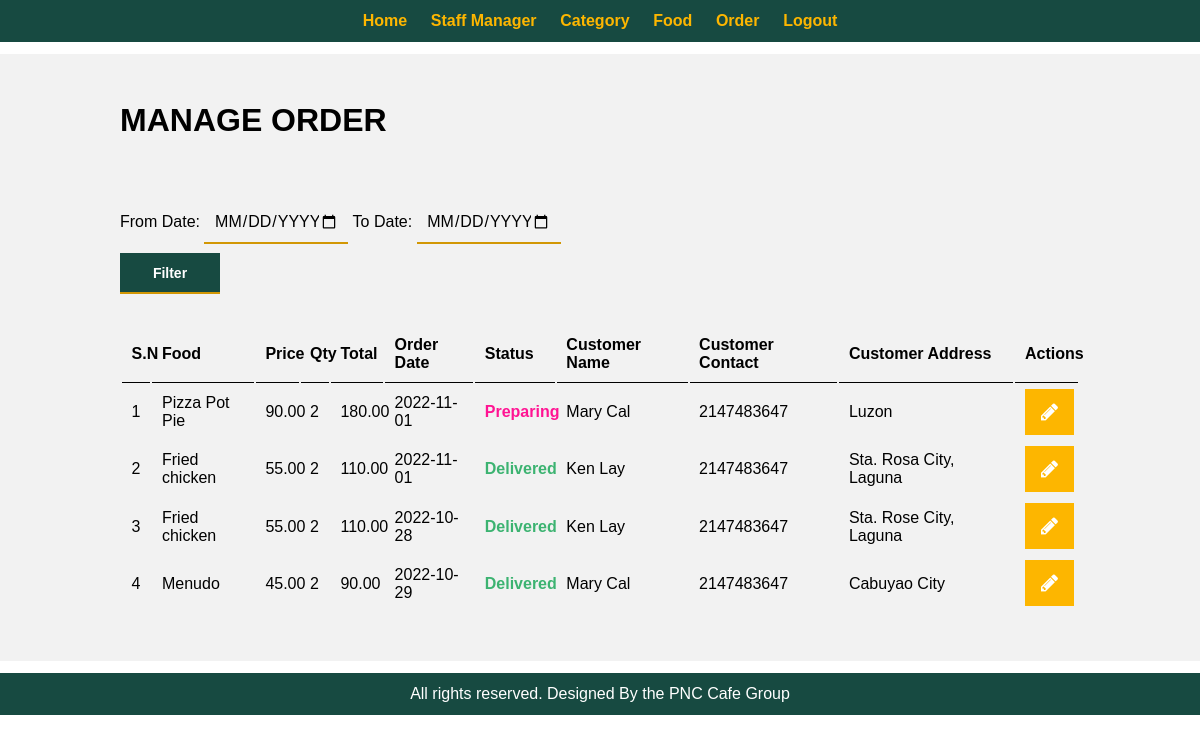
Before: /food-order/admin/manage-order.php (signed in) with the older database file.
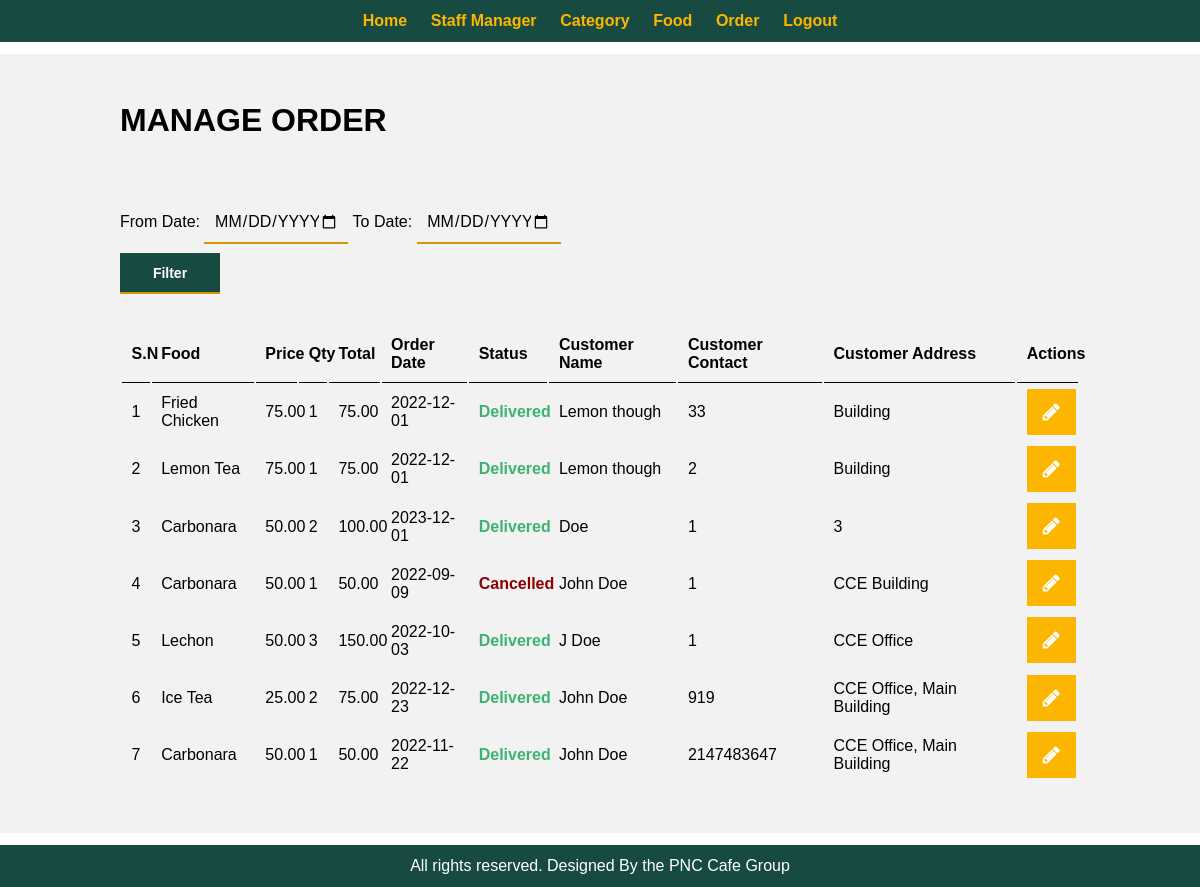
After: the same page with the newer database file.
### tables this page shows
CREATE TABLE `tbl_order` (
  `id` int(10) UNSIGNED NOT NULL,
  `u_id` int(10) UNSIGNED NOT NULL,
  `food` varchar(150) NOT NULL,
  `price` decimal(10,2) NOT NULL,
  `qty` int(11) NOT NULL,
  `total` decimal(10,2) NOT NULL,
  `order_date` date NOT NULL,
  `order_time` time NOT NULL,
  `status` varchar(50) NOT NULL,
  `customer_name` varchar(150) NOT NULL,
  `customer_number` int(20) NOT NULL,
  `customer_address` varchar(255) NOT NULL
);

### food-order/admin/manage-order.php (the view, shortened to what this page needs)
<?php include('partials/menu.php'); ?>
            <div class="main-content">
            <div class=wrapper>
            <h1> MANAGE ORDER </h1> <br> <br>
          <link rel="stylesheet" href="https://cdnjs.cloudflare.com/ajax/libs/font-awesome/4.7.0/css/font-awesome.min.css">
            <br>
                <form action="" method="GET">
                    From Date:
                    <input type="date" name="from_date" value="<?php if(isset($_GET['from_date'])) { echo $_GET['from_date'];}?>">
                    To Date:
                    <input type="date" name="to_date"  value="<?php if(isset($_GET['to_date'])) { echo $_GET['to_date'];}?>">
                    <div>
                    <input type="submit" name="submit" value="Filter" class="btn-secondary width-80">
                    </div>
                </form>
               <table class="tbl-full">
                    <tr>
                         <th>S.N</th>
                         <th>Food</th>
                         <th>Price</th>
                         <th>Qty</th>
                         <th>Total</th>
                         <th>Order Date</th>
                         <th>Status</th>
                         <th>Customer Name</th>
                         <th>Customer Contact</th>
                         <th>Customer Address</th>
                         <th>Actions</th>
                    </tr>
                         <?php
                              $sql = "SELECT * FROM tbl_order ORDER BY id DESC";
                              $res = mysqli_query($conn, $sql);
                              $count = mysqli_num_rows($res);
                              $sn=1;
                              if($count > 0) {
                                   while($row=mysqli_fetch_assoc($res)) {
                                        $id = $row['id'];
                                        $food = $row['food'];
                                        $price = $row['price'];
                                        $qty = $row['qty'];
                                        $total = $row['total'];
                                        $order_date = $row['order_date'];
                                        $status = $row['status'];
                                        $customer_name = $row['customer_name'];
                                        $customer_contact = $row['customer_number'];
                                        $customer_address = $row['customer_address'];
                                        ?>
                                        <tr>
                                        <td><?php echo $sn++;?></td>
                                        <td><?php echo $food;?></td>
                                        <td><?php echo $price;?></td>
                                        <td><?php echo $qty;?></td>
                                        <td><?php echo $total;?></td>
                                        <td><?php echo $order_date;?></td>
                                        <td>
                                             <?php
                                                  if($status == "Ordered") {
                                                       echo "<label>$status</label>";
                                                  } else if ($status =="Preparing") {
                                                       echo "<label style = 'color: DeepPink;'><b>$status</b></label>";
                                                  } else if ($status =="On Delivery") {
                                                       echo "<label style = 'color: orange;'><b>$status</b></label>";
                                                  } else if ($status =="Delivered") {
                                                       echo "<label style = 'color: MediumSeaGreen;'><b>$status</b></label>";
                                                  } else if ($status =="Cancelled") {
                                                       echo "<label style = 'color:DarkRed;'><b>$status</b></label>";
                                                  }
                                             ?>
                                        </td>
                                        <td><?php echo $customer_name;?></td>
                                        <td><?php echo $customer_contact;?></td>
                                        <td><?php echo $customer_address;?></td>
                                        <td>
                                        <a href="<?php echo SITEURL;?>admin/update-order.php?id=<?php echo $id;?>" class="btn-primary icon"><i class = "fa fa-pencil"></i></a>
                                        </td>
                                        <?php
                                   }
                              } else {
                                   echo "<tr><td colspan='11' class = 'error'>There are no orders.</td></tr>";
                              }
                         ?>
                    </tr>
               </table>
          </div>
 </div>
<?php include('partials/footer.php'); ?>

### food-order/admin/partials/menu.php (shortened to what this page needs)
<!DOCTYPE html>
    <head>
    </head>
    <link rel="stylesheet" href="../css/admin.css">
    <body>
       <div class="menu text-center">
            <div class=wrapper>
                <ul>
                    <li><a href="index.php">Home</a></li>
                    <li><a href="manage-admin.php">Staff Manager</a></li>
                    <li><a href="manage-category.php">Category</a></li>
                    <li><a href="manage-food.php">Food</a></li>
                    <li><a href="manage-order.php">Order</a></li>
                    <li><a href="logout.php">Logout</a></li>
                </ul>
            </div>
        </div>

### food-order/admin/partials/footer.php
       <div class="footer">
       <div class=wrapper>
                <p class="text-center">All rights reserved. Designed By the PNC Cafe Group</p>
            </div>
       </div>
    </body>
</html>

### food-order/css/admin.css (style rules this page uses)
* { margin: 0 0; padding: 0 0; font-family: Arial, Helvetica, sans-serif; }
.wrapper { padding: 1%; width: 80%; margin: 0 auto; }
.text-center { text-align: center; }
.tbl-full { width: 100%; }
table tr th { border-bottom: 1px solid black; padding: 1%; text-align: left; }
table tr td { padding: 1%; margin-right: 3% auto; }
.btn-primary { background-color: #FDB600; padding: 1.2%; font-size: 14px; color: white; text-decoration: none; font-weight: bold; width: 30%; }
.btn-secondary { background-color: #174A41; padding: 1.2%; font-size: 14px; color: white; text-decoration: none; font-weight: bold; width: 30%; text-align: center; }
.width-80 { width:100px; }
.icon { padding: 12px 16px; font-size: 20px; }
.menu { background-color: #174A41; text-align: center; }
.menu ul { list-style-type: none; }
.menu li { display: inline; padding:1%; }
.menu ul li a { text-decoration: none; font-weight: bold; color: #FDB600; }
.main-content { margin: 1% 0; background-color: #f2f2f2; padding: 3% 0; }
.footer { background-color: #174A41; color: white; }
input[type="submit"] { align-items: center; align-content: center; justify-content: center; justify-self: center; }
form div { position: relative; }
form input { border: none; padding: 10px 0; margin-bottom: 30px; box-shadow: none; outline: none; border-bottom: 2px solid black; background-color: rgba(255, 255, 255, 0.01); }
form input:focus, form input:valid { border-bottom: 2px solid #d29704; }
input[type="date"] { width: 13%; padding: 1%; margin: 1% auto; font-size: 1rem; text-align: center; text-transform: uppercase; }

Changed rows visible on the page:
removed tbl_order: food "Pizza Pot Pie", price "90.00", qty "2", total "180.00", order_date "2022-11-01", status "Preparing", customer_name "Mary Cal", customer_number "2147483647", customer_address "Luzon"
removed tbl_order: food "Fried chicken", price "55.00", qty "2", total "110.00", order_date "2022-11-01", status "Delivered", customer_name "Ken Lay", customer_number "2147483647", customer_address "Sta. Rosa City, Laguna"
removed tbl_order: food "Fried chicken", price "55.00", qty "2", total "110.00", order_date "2022-10-28", status "Delivered", customer_name "Ken Lay", customer_number "2147483647", customer_address "Sta. Rose City, Laguna"
removed tbl_order: food "Menudo", price "45.00", qty "2", total "90.00", order_date "2022-10-29", status "Delivered", customer_name "Mary Cal", customer_number "2147483647", customer_address "Cabuyao City"
added tbl_order: food "Fried Chicken", price "75.00", qty "1", total "75.00", order_date "2022-12-01", status "Delivered", customer_name "Lemon though", customer_number "33", customer_address "Building"
added tbl_order: food "Lemon Tea", price "75.00", qty "1", total "75.00", order_date "2022-12-01", status "Delivered", customer_name "Lemon though", customer_number "2", customer_address "Building"
added tbl_order: food "Carbonara", price "50.00", qty "2", total "100.00", order_date "2023-12-01", status "Delivered", customer_name "Doe", customer_number "1", customer_address "3"
added tbl_order: food "Carbonara", price "50.00", qty "1", total "50.00", order_date "2022-09-09", status "Cancelled", customer_name "John Doe", customer_number "1", customer_address "CCE Building"
added tbl_order: food "Lechon", price "50.00", qty "3", total "150.00", order_date "2022-10-03", status "Delivered", customer_name "J Doe", customer_number "1", customer_address "CCE Office"
added tbl_order: food "Ice Tea", price "25.00", qty "2", total "75.00", order_date "2022-12-23", status "Delivered", customer_name "John Doe", customer_number "919", customer_address "CCE Office, Main Building"
added tbl_order: food "Carbonara", price "50.00", qty "1", total "50.00", order_date "2022-11-22", status "Delivered", customer_name "John Doe", customer_number "2147483647", customer_address "CCE Office, Main Building"
